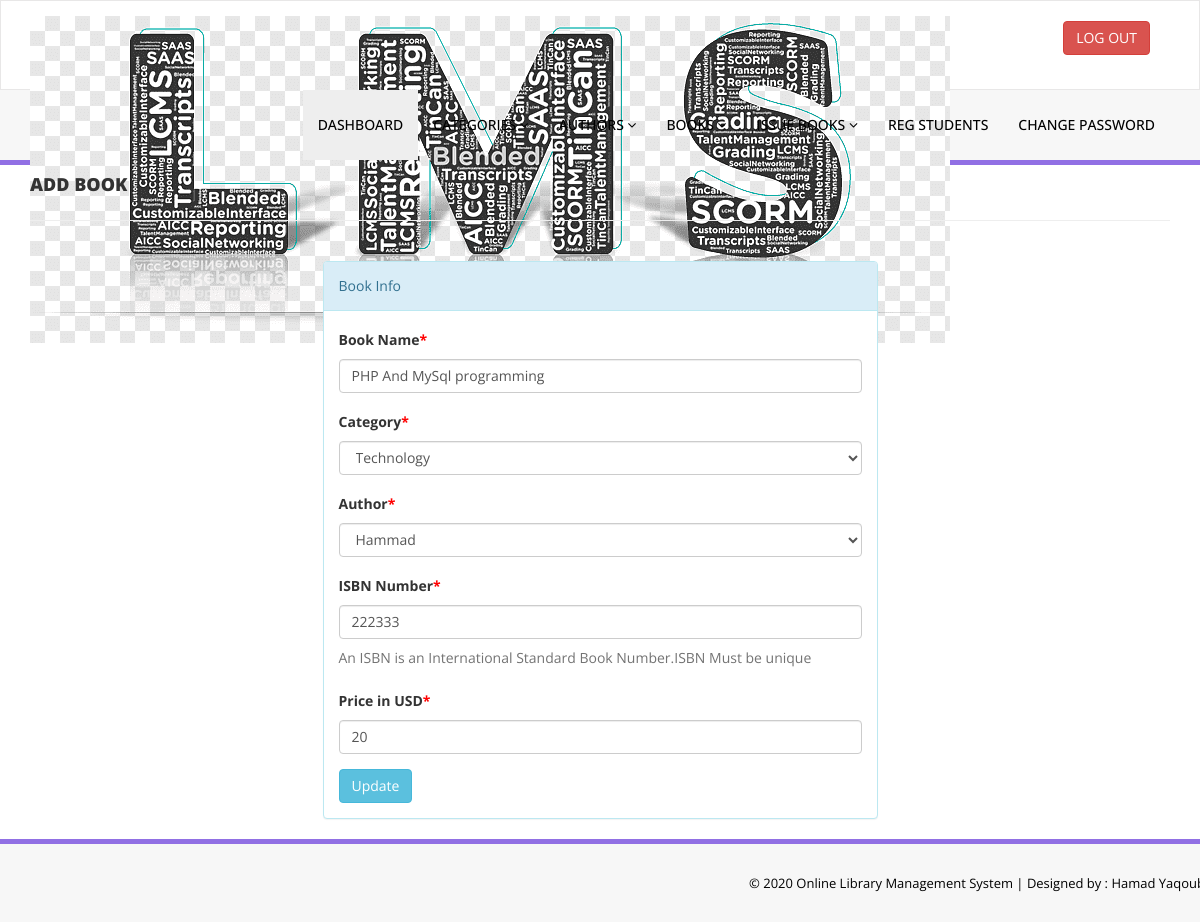
Screenshot of /library/admin/edit-book.php?bookid=1 (signed in) with the database file from the repository.
### tables this page shows
CREATE TABLE `tblbooks` (
  `id` int(11) NOT NULL,
  `BookName` varchar(255) DEFAULT NULL,
  `CatId` int(11) DEFAULT NULL,
  `AuthorId` int(11) DEFAULT NULL,
  `ISBNNumber` int(11) DEFAULT NULL,
  `BookPrice` int(11) DEFAULT NULL,
  `RegDate` timestamp NULL DEFAULT CURRENT_TIMESTAMP,
  `UpdationDate` timestamp NULL DEFAULT NULL ON UPDATE CURRENT_TIMESTAMP
);

CREATE TABLE `tblcategory` (
  `id` int(11) NOT NULL,
  `CategoryName` varchar(150) DEFAULT NULL,
  `Status` int(1) DEFAULT NULL,
  `CreationDate` timestamp NULL DEFAULT CURRENT_TIMESTAMP,
  `UpdationDate` timestamp NULL DEFAULT '0000-00-00 00:00:00' ON UPDATE CURRENT_TIMESTAMP
);

CREATE TABLE `tblauthors` (
  `id` int(11) NOT NULL,
  `AuthorName` varchar(159) DEFAULT NULL,
  `creationDate` timestamp NULL DEFAULT CURRENT_TIMESTAMP,
  `UpdationDate` timestamp NULL DEFAULT NULL ON UPDATE CURRENT_TIMESTAMP
);

### library/admin/edit-book.php (the view, shortened to what this page needs)
<?php
include('includes/config.php');
if(strlen($_SESSION['alogin'])==0)
    {
header('location:index.php');
}
else{
?>
<!DOCTYPE html>
<html xmlns="http://www.w3.org/1999/xhtml">
<head>
    <link href="assets/css/bootstrap.css" rel="stylesheet" />
    <link href="assets/css/font-awesome.css" rel="stylesheet" />
    <link href="assets/css/style.css" rel="stylesheet" />
</head>
<body>
<?php include('includes/header.php');?>
    <div class="content-wra
    <div class="content-wrapper">
         <div class="container">
        <div class="row pad-botm">
            <div class="col-md-12">
                <h4 class="header-line">Add Book</h4>
                            </div>
</div>
<div class="row">
<div class="col-md-6 col-sm-6 col-xs-12 col-md-offset-3"">
<div class="panel panel-info">
<div class="panel-heading">
Book Info
</div>
<div class="panel-body">
<form role="form" method="post">
<?php
$bookid=intval($_GET['bookid']);
$sql = "SELECT tblbooks.BookName,tblcategory.CategoryName,tblcategory.id as cid,tblauthors.AuthorName,tblauthors.id as athrid,tblbooks.ISBNNumber,tblbooks.BookPrice,tblbooks.id as bookid from  tblbooks join tblcategory on tblcategory.id=tblbooks.CatId join tblauthors on tblauthors.id=tblbooks.AuthorId where tblbooks.id=:bookid";
$query = $dbh -> prepare($sql);
$query->bindParam(':bookid',$bookid,PDO::PARAM_STR);
$query->execute();
$results=$query->fetchAll(PDO::FETCH_OBJ);
if($query->rowCount() > 0)
{
foreach($results as $result)
{               ?>
<div class="form-group">
<label>Book Name<span style="color:red;">*</span></label>
<input class="form-control" type="text" name="bookname" value="<?php echo htmlentities($result->BookName);?>" required />
</div>
<div class="form-group">
<label> Category<span style="color:red;">*</span></label>
<select class="form-control" name="category" required="required">
<option value="<?php echo htmlentities($result->cid);?>"> <?php echo htmlentities($catname=$result->CategoryName);?></option>
</select>
</div>
<div class="form-group">
<label> Author<span style="color:red;">*</span></label>
<select class="form-control" name="author" required="required">
<option value="<?php echo htmlentities($result->athrid);?>"> <?php echo htmlentities($athrname=$result->AuthorName);?></option>
</select>
</div>
<div class="form-group">
<label>ISBN Number<span style="color:red;">*</span></label>
<input class="form-control" type="text" name="isbn" value="<?php echo htmlentities($result->ISBNNumber);?>"  required="required" />
<p class="help-block">An ISBN is an International Standard Book Number.ISBN Must be unique</p>
</div>
 <div class="form-group">
 <label>Price in USD<span style="color:red;">*</span></label>
 <input class="form-control" type="text" name="price" value="<?php echo htmlentities($result->BookPrice);?>"   required="required" />
 </div>
 <?php }} ?>
<button type="submit" name="update" class="btn btn-info">Update </button>
                                    </form>
                            </div>
                        </div>
                            </div>
        </div>
    </div>
    </div>
  <?php include('includes/footer.php');?>
</body>
</html>
<?php } ?>

### library/admin/assets/css/style.css (style rules this page uses)
.header-line { font-weight:900; padding-bottom:25px; border-bottom:1px solid #eeeeee; text-transform:uppercase; }
.pad-botm { padding-bottom:30px; }

### rows the page displays
tblbooks: bookname "PHP And MySql programming", category "Technology", author "Hammad", isbn "222333", price "20"
